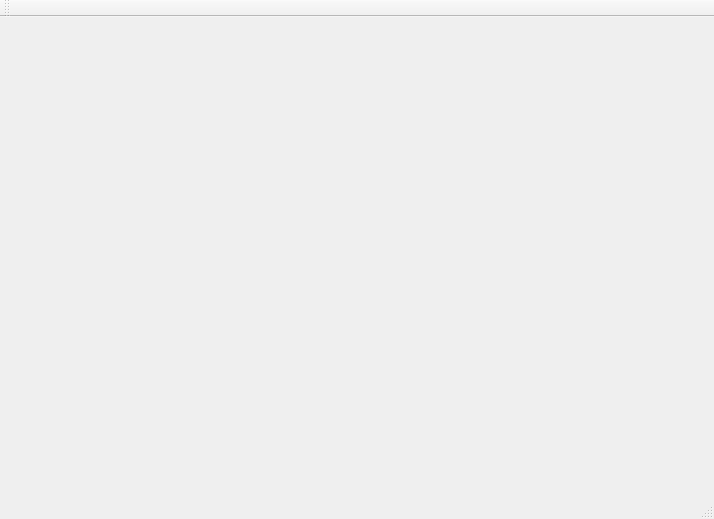
<?xml version="1.0" encoding="UTF-8"?>
<ui version="4.0">
 <class>MainWindow</class>
 <widget class="QMainWindow" name="MainWindow">
  <property name="geometry">
   <rect>
    <x>0</x>
    <y>0</y>
    <width>714</width>
    <height>519</height>
   </rect>
  </property>
  <property name="windowTitle">
   <string>MainWindow</string>
  </property>
  <widget class="QWidget" name="centralWidget">
   <layout class="QHBoxLayout" name="horizontalLayout_2"/>
  </widget>
  <widget class="QMenuBar" name="menuBar">
   <property name="geometry">
    <rect>
     <x>0</x>
     <y>0</y>
     <width>714</width>
     <height>17</height>
    </rect>
   </property>
  </widget>
  <widget class="QToolBar" name="mainToolBar">
   <attribute name="toolBarArea">
    <enum>TopToolBarArea</enum>
   </attribute>
   <attribute name="toolBarBreak">
    <bool>false</bool>
   </attribute>
  </widget>
  <widget class="QStatusBar" name="statusBar"/>
 </widget>
 <layoutdefault spacing="6" margin="11"/>
 <resources/>
 <connections/>
</ui>
